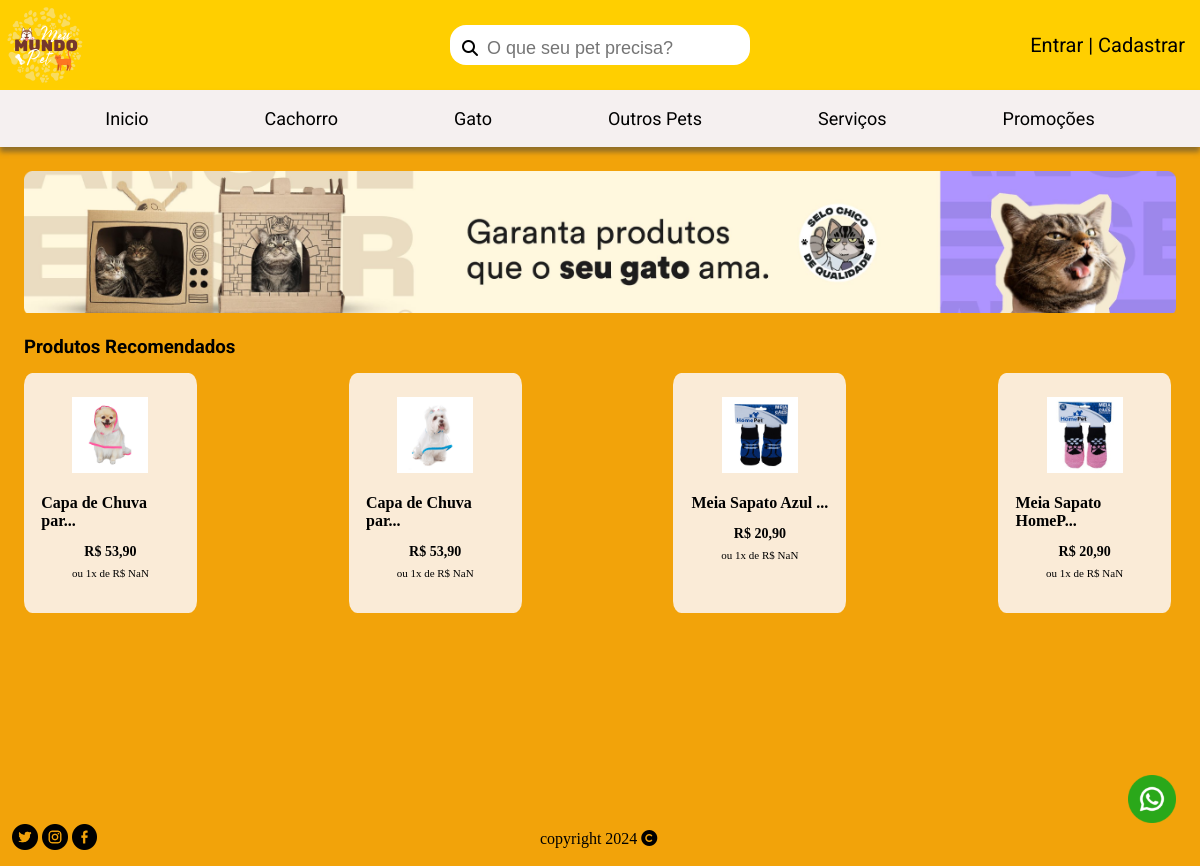
/produtos/acessorio/1, run on the app's committed database.
### tables this page shows
CREATE TABLE "produto" (
	"id_produto"	INTEGER UNIQUE,
	"nome_produto"	TEXT,
	"descricao_produto"	TEXT,
	"valor_produto"	REAL,
	"quantidade_produto"	INTEGER,
	"id_animal"	INTEGER,
	"tipo_produto"	TEXT,
	"imagem_produto"	TEXT,
	FOREIGN KEY("id_animal") REFERENCES "animal"("id_animal"),
	PRIMARY KEY("id_produto" AUTOINCREMENT)
);

### default.py (the view)
@app.route("/produtos/<classe>/<animal>", methods = ["GET"])
def produtos(classe, animal):
    produtos = rep.produtos(animal, classe)
    listaProdutos = rep.listaProdutos()
    return render_template ('index.html', produtos=produtos, listaProdutos = listaProdutos)

### rep.py (called while the page is built)
def produtos(id_animal:int, tipo_produto):
    try:
        conn = sqlite3.connect('petshop.db')
        cursor = conn.cursor()
        sql_select = f'SELECT * FROM produto WHERE tipo_produto = "{tipo_produto}" AND id_animal = {id_animal}'
        cursor.execute(sql_select)
        produto = cursor.fetchall()
        conn.close()
        return produto
    except:
        return False

def listaProdutos():
    try:
        conn = sqlite3.connect('petshop.db')
        cursor = conn.cursor()
        sql_select = f'SELECT * FROM produto'
        cursor.execute(sql_select)
        ListaDeProdutos = cursor.fetchall()
        conn.close()
        return ListaDeProdutos
    except:
        return False

### templates/index.html (shortened to what this page needs)
<!DOCTYPE html>
<html>
    <head>
        <link rel="stylesheet" href="{{ url_for('static', filename='style/home.css') }}">
        <link href="https://cdnjs.cloudflare.com/ajax/libs/font-awesome/6.5.1/css/all.min.css" rel="stylesheet">
    </head>
    <body>
        <header>
            <div class="container">
                <div class="div-container">
                    <img class="img-logo" src="{{ url_for('static', filename='image/logo.png')}}" alt="Logo tipo do petshop">
                </div>
                <div class="div-container">
                    <div class="search-box">
                        <div class="search-container">
                            <i class="fas fa-search"></i>
                            <input id="inputBusca" class="search-txt" type="text" name="" placeholder="O que seu pet precisa?" onkeyup="filtrar()">
                        </div>
                    </div>
                </div>
                <div class="div-container login">
                    {% if current_user.is_authenticated %}
                    <div class="user">
                        <a href="/perfil"> Olá, {{current_user.nome_humano}}</a>
                        <a id="logout" href="/logout">Sair</a>
                    </div>
                    {% else %}
                    <a href="/login"> Entrar | Cadastrar</a>
                    {% endif %}
                </div>
            </div>
            <nav>
                <ul class="menu">
                    <li><a class="inicio" href="/"><img class="img-menu" src="{{ url_for('static', filename='image/inicio.png')}}" alt="imagem menu">Inicio</a></li>
                    <li><a class="cachorro" href="#"><img class="img-menu" src="{{ url_for('static', filename='image/cachorro.png')}}" alt="imagem cachorro">Cachorro</a>
                    </li>
                    <li><a class="gato" href="#"><img class="img-menu" src="{{ url_for('static', filename='image/gato.png')}}" alt="imagem gato">Gato</a>
                    </li>
                    <li><a class="passaro" href="#"><img class="img-menu" src="{{ url_for('static', filename='image/passaro.png')}}" alt="imagem pássaro">Outros Pets</a>
                    </li>
                    <li><a class="servico" href="/servicos"><img class="img-menu" src="{{ url_for('static', filename='image/servico.png')}}" alt="imagem coração">Serviços</a></li>
                    <li><a class="promocao" href="/promocao"><img class="img-menu" src="{{ url_for('static', filename='image/promocao.png')}}" alt="imagem desconto">Promoções</a></li>
                </ul>
            </nav>
        </header>
        <section class="conteudo">
            <div class="anuncio">
                <div class="anuncio-image" id="img">
                    <img class="img-anuncio" src="{{ url_for('static', filename='image/anuncio2.png')}}" alt="imagem anuncio">
                </div>
            </div>
            {% if produtos != [] %}
            <h3>Produtos Recomendados</h3>
            {% endif %}
            <div class="cards">
                {% if produtos == [] %}
                <div class="indisponivel">
                    <p>Produtos Indisponíveis...</p>
                </div>
                {% else %}
                {% for id_produto, nome_produto, descricao_produto, valor_produto, quantidade_produto, id_animal, tipo_produto, imagem in produtos %}
                <div class="card">
                    <a href="/compra/{{id_produto}}" class="card-link">
                        <img class="img-card" src="{{ url_for('static', filename='image/' + imagem )}}" alt="imagem produto">
                        <h4>{{nome_produto}}</h4>
                        <p class="preco">R$ {{valor_produto}}</p>
                        <p class="divisao"></p>
                    </a>
                </div>
                {% endfor %}
                {% endif %}
            </div>
            <a href="#"><img class="img-whatsapp" src="{{ url_for('static', filename='image/whatsapp.png')}}" alt="imagem whatsapp"></a>
        </section>
        <footer class="rodape">
            <div class="redes">
                <a href="#"><img class="img-redes" src="{{ url_for('static', filename='image/twitter.png')}}" alt="imagem twitter"></a>
                <a href="#"><img class="img-redes" src="{{ url_for('static', filename='image/instagram.png')}}" alt="imagem instagram"></a>
                <a href="#"><img class="img-redes" src="{{ url_for('static', filename='image/facebook.png')}}" alt="imagem facebook"></a>
            </div>
            <div class="copy">copyright 2024 <i class="fa-solid fa-copyright" style="color: #000000;"></i></div>
        </footer>
    </body>
</html>

### static/style/home.css (style rules this page uses)
* { margin: 0; padding: 0; box-sizing: border-box; }
body { background-color: #F2A30A; display: flex; flex-direction: column; height: 100vh; }
section { padding: 2%; }
.conteudo { flex: 1 0 auto; }
h3 { margin-top: -3%; font-family: 'Roboto', sans-serif; }
.anuncio { overflow: hidden; width: 100%; height: 23%; margin-bottom: 5%; }
.anuncio-image { display: flex;; transition: transform 0.5s ease-in-out; transform: translateX(0); margin-bottom: 5%; }
.img-anuncio { width: 100%; height: 20%; object-fit: cover; margin-bottom: 10%; }
.cards { display: flex; justify-content: space-between; flex-wrap: wrap; }
.card-link { display: flex; flex-direction: column; justify-content: center; align-items: center; text-decoration: none; color: black; width: 100%; }
.card { width: 15%; height: 15rem; background-color: antiquewhite; margin-right: 5px; border-radius: 5%; margin-top: 15px; padding: 1.5%; display: flex; flex-direction: column; align-items: center; cursor: pointer; }
.img-card { margin-top: 5%; margin-bottom: 5%; width: 55%; }
.card h4 { margin-top: 10%; margin-bottom: 10%; }
.preco { font-weight: bold; font-size: 14px; }
.divisao { font-size: 11px; }
.card p { margin-bottom: 5%; }
.rodape { flex-shrink: 0; }
header { background-color: #FFCF00; width: 100%; font-family: 'Roboto', sans-serif; }
.container { display: flex; justify-content: space-between; }
.container .div-container { width: 25%; display: flex; align-items: center; }
.img-logo { width: 30%; }
.search-container { width: 100%; }
.search-box { background-color: white; padding: 8px 12px; display: flex; align-items: center; gap: 8px; border-radius: 16px; width: 350px; height: 40px; flex-flow: column; position: relative; }
.search-box input { background-color: transparent; border: none; font-size: 18px; color: black; padding: 5px; }
.login { justify-content: end; padding: 15px; }
.login a { font-size: 20px; text-decoration: none; color: black; }
nav { background-color: #F5F0F0; margin: 0 auto; display: flex; justify-content: center; align-items: center; box-shadow: 0px 5px 5px #313b4580; }
.menu > li, .menu > a { display: inline-block; }
.menu li { position: relative; list-style-type: none; }
.menu a { text-decoration: none; color: black; display: block; padding: 18px 3.5rem; transition: background-color .22s ease, color .22s ease; display: flex; align-items: center; justify-content: space-between; font-size: 18px; }
.img-whatsapp { position: fixed; bottom: 5%; right: 2%; width: 4%; }
footer { display: flex; align-items: center; }
.redes { width: 45%; padding: 1%; }
.img-redes { width: 5%; }

### data on the page
produto: imagem_produto (picture), nome_produto "Capa de Chuva par...", valor_produto "53,90"
produto: imagem_produto (picture), nome_produto "Capa de Chuva par...", valor_produto "53,90"
produto: imagem_produto (picture), nome_produto "Meia Sapato Azul ...", valor_produto "20,90"
produto: imagem_produto (picture), nome_produto "Meia Sapato HomeP...", valor_produto "20,90"
